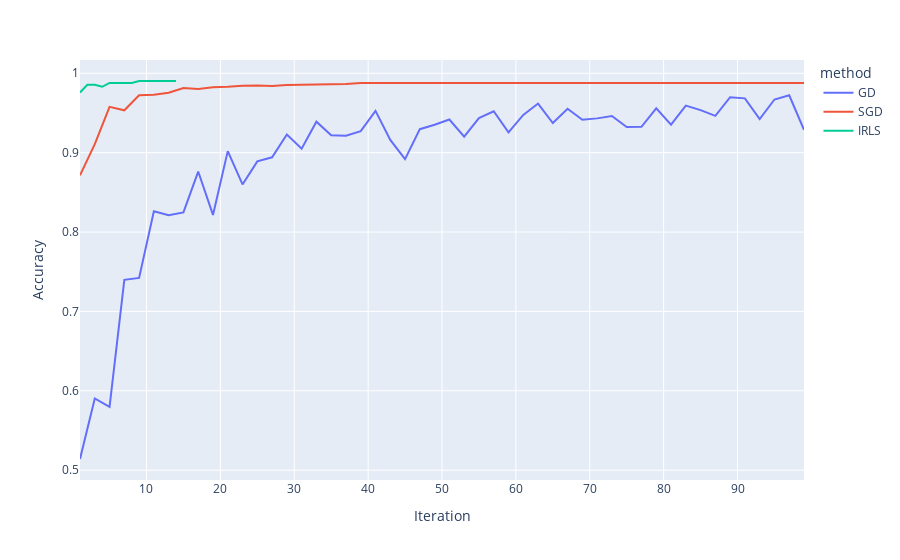

Notebook cell for this chart:
### Code cell
px.line(df, x='Iteration', y='Accuracy', color='method')

### Figure 1 — Plotly figure (JSON) as saved in the notebook; plotly's stock layout.template omitted (floating-point values rounded to 4 significant figures)
{"data": [{"hovertemplate": "method=GD<br>Iteration=%{x}<br>Accuracy=%{y}<extra></extra>", "legendgroup": "GD", "line": {"color": "#636efa", "dash": "solid"}, "mode": "lines", "name": "GD", "orientation": "v", "showlegend": true, "type": "scatter", "x": [1, 3, 5, 7, 9, 11, 13, 15, 17, 19, 21, 23, 25, 27, 29, 31, 33, 35, 37, 39, 41, 43, 45, 47, 49, 51, 53, 55, 57, 59, 61, 63, 65, 67, 69, 71, 73, 75, 77, 79, 81, 83, 85, 87, 89, 91, 93, 95, 97, 99], "xaxis": "x", "y": [0.5141, 0.5903, 0.5796, 0.7398, 0.7422, 0.8262, 0.8211, 0.8248, 0.8762, 0.8216, 0.9019, 0.86, 0.8891, 0.8942, 0.9228, 0.9051, 0.9391, 0.9218, 0.9214, 0.9272, 0.9527, 0.916, 0.8917, 0.9296, 0.9352, 0.9417, 0.9201, 0.9434, 0.9522, 0.9255, 0.9476, 0.9619, 0.9374, 0.9553, 0.9415, 0.9432, 0.9461, 0.9323, 0.9325, 0.9558, 0.9352, 0.9592, 0.9536, 0.9464, 0.9699, 0.9684, 0.9422, 0.967, 0.9723, 0.9289], "yaxis": "y"}, {"hovertemplate": "method=SGD<br>Iteration=%{x}<br>Accuracy=%{y}<extra></extra>", "legendgroup": "SGD", "line": {"color": "#EF553B", "dash": "solid"}, "mode": "lines", "name": "SGD", "orientation": "v", "showlegend": true, "type": "scatter", "x": [1, 3, 5, 7, 9, 11, 13, 15, 17, 19, 21, 23, 25, 27, 29, 31, 33, 35, 37, 39, 41, 43, 45, 47, 49, 51, 53, 55, 57, 59, 61, 63, 65, 67, 69, 71, 73, 75, 77, 79, 81, 83, 85, 87, 89, 91, 93, 95, 97, 99], "xaxis": "x", "y": [0.8716, 0.9107, 0.9578, 0.9534, 0.9723, 0.9731, 0.9755, 0.9816, 0.9803, 0.9825, 0.983, 0.9842, 0.9845, 0.984, 0.9852, 0.9854, 0.9862, 0.9864, 0.9864, 0.9876, 0.9876, 0.9879, 0.9879, 0.9879, 0.9876, 0.9879, 0.9879, 0.9879, 0.9879, 0.9879, 0.9879, 0.9879, 0.9879, 0.9879, 0.9879, 0.9879, 0.9879, 0.9879, 0.9879, 0.9879, 0.9879, 0.9879, 0.9879, 0.9879, 0.9879, 0.9879, 0.9879, 0.9879, 0.9879, 0.9879], "yaxis": "y"}, {"hovertemplate": "method=IRLS<br>Iteration=%{x}<br>Accuracy=%{y}<extra></extra>", "legendgroup": "IRLS", "line": {"color": "#00cc96", "dash": "solid"}, "mode": "lines", "name": "IRLS", "orientation": "v", "showlegend": true, "type": "scatter", "x": [1, 2, 3, 4, 5, 6, 7, 8, 9, 10, 11, 12, 13, 14], "xaxis": "x", "y": [0.9757, 0.9854, 0.9854, 0.983, 0.9879, 0.9879, 0.9879, 0.9879, 0.9903, 0.9903, 0.9903, 0.9903, 0.9903, 0.9903], "yaxis": "y"}], "layout": {"legend": {"title": {"text": "method"}, "tracegroupgap": 0}, "margin": {"t": 60}, "xaxis": {"anchor": "y", "domain": [0, 1], "title": {"text": "Iteration"}}, "yaxis": {"anchor": "x", "domain": [0, 1], "title": {"text": "Accuracy"}}}}
